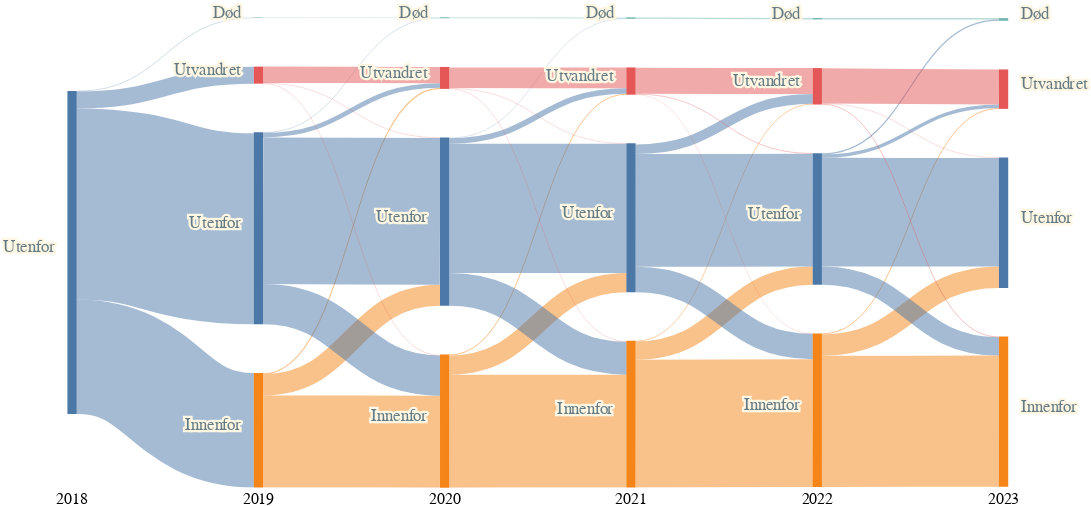

The Vega-Lite source for this figure:
### Vega specification from a JSON file in a GitHub repository (floating-point values rounded to 4 significant figures)
{"usermeta": {"preamble": "This chart was created by https://microdata.no. Edit the `config` section to alter appearance."}, "axes": [{"orient": "bottom", "labelAngle": 0, "scale": "x", "domain": false, "ticks": false, "encode": {"labels": {"update": {"text": {"scale": "stackNames", "field": "value"}}}}}], "width": 600, "scales": [{"name": "x", "type": "band", "range": "width", "domain": {"data": "finalTable", "field": "stack"}, "paddingInner": 0.95}, {"name": "stackNames", "type": "ordinal", "range": {"data": "finalTable", "field": "stacklabel"}, "domain": {"data": "finalTable", "field": "stack"}}, {"name": "y", "type": "linear", "range": "height", "domain": {"data": "finalTable", "field": "y1"}}, {"name": "color", "type": "ordinal", "range": "category", "domain": {"data": "finalTable", "field": "code"}}], "$schema": "https://vega.github.io/schema/vega/v6.json", "marks": [{"type": "rect", "from": {"data": "finalTable"}, "encode": {"update": {"x": {"scale": "x", "field": "stack"}, "width": {"scale": "x", "band": 1}, "y": {"scale": "y", "field": "y0"}, "y2": {"scale": "y", "field": "y1"}, "fill": {"scale": "color", "field": "code"}, "fillOpacity": {"signal": "( segmentHover.hovered == datum.name || pathHover.source == datum.name || pathHover.destination == datum.name || (indexof(( segmentHover.codes || []), datum.name) > -1) ) ? 1 : chartHover.hovered != null ? 0.2 : 1 "}, "strokeWidth": {"value": 0}, "stroke": {"scale": "color", "field": "code"}}, "hover": {"tooltip": {"signal": "datum.stacklabel + ', ' + datum.catlabel + '  ' + format(datum.percentage, '.1%') "}}}}, {"type": "path", "name": "links", "from": {"data": "linkTable"}, "clip": true, "encode": {"update": {"strokeWidth": {"field": "strokeWidth"}, "path": {"field": "path"}, "strokeOpacity": {"signal": "( segmentHover.hovered == datum.source || segmentHover.hovered == datum.destination || ( pathHover.source == datum.source && pathHover.destination == datum.destination ) ) ? 1 : chartHover.hovered != null ? 0.2 : 0.5 "}, "stroke": {"field": "sourceCode", "scale": "color"}}, "hover": {"tooltip": {"signal": "datum.sourceStackLabel + ', ' + datum.sourceLabel + ' → '  + datum.destinationStackLabel + ', ' + datum.destinationLabel + '  ' + format(datum.value, ',.0f') "}}}}, {"type": "group", "name": "labelText", "zindex": 1, "from": {"facet": {"data": "finalTable", "name": "labelFacet", "groupby": ["name", "stack", "yc", "value", "sourceLabel", "stackLabel", "labelpos"]}}, "clip": false, "encode": {"update": {"x": {"signal": "datum.labelpos=='left'?scale('x',datum.stack)-8 : scale('x',datum.stack) + (bandwidth('x')) +8"}, "yc": {"scale": "y", "signal": "datum.yc"}, "width": {"signal": "0"}, "height": {"signal": "0"}, "fillOpacity": {"signal": "1"}}}, "marks": [{"type": "text", "name": "headingOutline", "from": {"data": "labelFacet"}, "encode": {"update": {"x": {"value": 0}, "y": {"value": 0}, "text": {"signal": "datum.labelpos=='none'?'':(datum.shortlabel?datum.shortlabel:datum.catlabel)"}, "align": {"signal": "datum.labelpos=='left'?'right':'left'"}, "fontWeight": {"value": "normal"}, "stroke": {"value": "#fdf6e3"}, "strokeOpacity": {"signal": "( segmentHover.hovered == datum.name || pathHover.source == datum.name || pathHover.destination == datum.name || (indexof(( segmentHover.codes || []), datum.name) > -1) ) ? 1 : chartHover.hovered != null ? 0.2 : 1 "}, "strokeWidth": {"value": 3}}}}, {"type": "text", "name": "heading", "from": {"data": "labelFacet"}, "encode": {"update": {"x": {"value": 0}, "y": {"value": 0}, "text": {"signal": "datum.labelpos=='none'?'':(datum.shortlabel?datum.shortlabel:datum.catlabel)"}, "align": {"signal": "datum.labelpos=='left'?'right':'left'"}, "fill": {"value": "#657b83"}, "fillOpacity": {"signal": "( segmentHover.hovered == datum.name || pathHover.source == datum.name || pathHover.destination == datum.name || (indexof(( segmentHover.codes || []), datum.name) > -1) ) ? 1 : chartHover.hovered != null ? 0.2 : 1 "}, "fontWeight": {"value": "normal"}}}}]}, {"type": "rect", "from": {"data": "labelText"}, "encode": {"update": {"x": {"field": "bounds.x1", "offset": -2}, "x2": {"field": "bounds.x2", "offset": 2}, "y": {"field": "bounds.y1", "offset": -2}, "y2": {"field": "bounds.y2", "offset": 2}, "opacity": {"value": 0}, "cornerRadius": {"value": 4}}}}], "signals": [{"name": "standardGap", "value": 15, "description": "Gap as a percentage of full domain"}, {"name": "chartHover", "value": {}, "description": "mouse is hovering the chart", "on": [{"events": "view:mouseover", "update": "{hovered:true}"}, {"events": "mouseout", "update": "{}"}]}, {"name": "segmentHover", "description": "Highlight related segments and link when hovering segment", "value": {}, "on": [{"events": "rect:mouseover", "update": "{hovered:datum.name, code: datum.code, codes: ((data('linkedSegments')[0])[datum.name])}"}, {"events": "mouseout", "update": "{}"}]}, {"name": "pathHover", "description": "Highlight related segments and link when hovering links", "value": {}, "on": [{"events": "path:mouseover", "update": "{source:datum.source, destination:datum.destination}"}, {"events": "mouseout", "update": "{}"}]}, {"name": "base", "value": "center", "description": "How to stack (center or zero)"}], "height": 300, "data": [{"name": "rawcats", "values": [{"code": "1.2 - Utenfor", "label": "Utenfor", "trunkated-label": null}, {"code": "2.1 - Innenfor", "label": "Innenfor", "trunkated-label": null}, {"code": "2.2 - Utenfor", "label": "Utenfor", "trunkated-label": null}, {"code": "2.3 - Utvandret", "label": "Utvandret", "trunkated-label": null}, {"code": "2.4 - Død", "label": "Død", "trunkated-label": null}, {"code": "3.1 - Innenfor", "label": "Innenfor", "trunkated-label": null}, {"code": "3.2 - Utenfor", "label": "Utenfor", "trunkated-label": null}, {"code": "3.3 - Utvandret", "label": "Utvandret", "trunkated-label": null}, {"code": "3.4 - Død", "label": "Død", "trunkated-label": null}, {"code": "4.1 - Innenfor", "label": "Innenfor", "trunkated-label": null}, {"code": "4.2 - Utenfor", "label": "Utenfor", "trunkated-label": null}, {"code": "4.3 - Utvandret", "label": "Utvandret", "trunkated-label": null}, {"code": "4.4 - Død", "label": "Død", "trunkated-label": null}, {"code": "5.1 - Innenfor", "label": "Innenfor", "trunkated-label": null}, {"code": "5.2 - Utenfor", "label": "Utenfor", "trunkated-label": null}, {"code": "5.3 - Utvandret", "label": "Utvandret", "trunkated-label": null}, {"code": "5.4 - Død", "label": "Død", "trunkated-label": null}, {"code": "6.1 - Innenfor", "label": "Innenfor", "trunkated-label": null}, {"code": "6.2 - Utenfor", "label": "Utenfor", "trunkated-label": null}, {"code": "6.3 - Utvandret", "label": "Utvandret", "trunkated-label": null}, {"code": "6.4 - Død", "label": "Død", "trunkated-label": null}]}, {"name": "rawstacks", "values": [{"id": 1, "label": "2018", "height": 80}, {"id": 2, "label": "2019", "height": 80}, {"id": 3, "label": "2020", "height": 80}, {"id": 4, "label": "2021", "height": 80}, {"id": 5, "label": "2022", "height": 80}, {"id": 6, "label": "2023", "height": 80}]}, {"name": "rawstacksegments", "values": [{"catid": "1.2 - Utenfor", "code": "2 - Utenfor", "stack": 1, "sort": 1, "labelpos": "left", "gap": 0}, {"catid": "2.1 - Innenfor", "code": "1 - Innenfor", "stack": 2, "sort": 2, "labelpos": "left", "gap": 0}, {"catid": "2.2 - Utenfor", "code": "2 - Utenfor", "stack": 2, "sort": 2, "labelpos": "left", "gap": 0}, {"catid": "2.3 - Utvandret", "code": "3 - Utvandret", "stack": 2, "sort": 2, "labelpos": "left", "gap": 0}, {"catid": "2.4 - Død", "code": "4 - Død", "stack": 2, "sort": 2, "labelpos": "left", "gap": 0}, {"catid": "3.1 - Innenfor", "code": "1 - Innenfor", "stack": 3, "sort": 3, "labelpos": "left", "gap": 0}, {"catid": "3.2 - Utenfor", "code": "2 - Utenfor", "stack": 3, "sort": 3, "labelpos": "left", "gap": 0}, {"catid": "3.3 - Utvandret", "code": "3 - Utvandret", "stack": 3, "sort": 3, "labelpos": "left", "gap": 0}, {"catid": "3.4 - Død", "code": "4 - Død", "stack": 3, "sort": 3, "labelpos": "left", "gap": 0}, {"catid": "4.1 - Innenfor", "code": "1 - Innenfor", "stack": 4, "sort": 4, "labelpos": "left", "gap": 0}, {"catid": "4.2 - Utenfor", "code": "2 - Utenfor", "stack": 4, "sort": 4, "labelpos": "left", "gap": 0}, {"catid": "4.3 - Utvandret", "code": "3 - Utvandret", "stack": 4, "sort": 4, "labelpos": "left", "gap": 0}, {"catid": "4.4 - Død", "code": "4 - Død", "stack": 4, "sort": 4, "labelpos": "left", "gap": 0}, {"catid": "5.1 - Innenfor", "code": "1 - Innenfor", "stack": 5, "sort": 5, "labelpos": "left", "gap": 0}, {"catid": "5.2 - Utenfor", "code": "2 - Utenfor", "stack": 5, "sort": 5, "labelpos": "left", "gap": 0}, {"catid": "5.3 - Utvandret", "code": "3 - Utvandret", "stack": 5, "sort": 5, "labelpos": "left", "gap": 0}, {"catid": "5.4 - Død", "code": "4 - Død", "stack": 5, "sort": 5, "labelpos": "left", "gap": 0}, {"catid": "6.1 - Innenfor", "code": "1 - Innenfor", "stack": 6, "sort": 6, "labelpos": "right", "gap": 0}, {"catid": "6.2 - Utenfor", "code": "2 - Utenfor", "stack": 6, "sort": 6, "labelpos": "right", "gap": 0}, {"catid": "6.3 - Utvandret", "code": "3 - Utvandret", "stack": 6, "sort": 6, "labelpos": "right", "gap": 0}, {"catid": "6.4 - Død", "code": "4 - Død", "stack": 6, "sort": 6, "labelpos": "right", "gap": 0}]}, {"name": "rawpaths", "values": [{"source": "1.2 - Utenfor", "destination": "2.1 - Innenfor", "value": 1794, "from-stack": 1, "to-stack": 2}, {"source": "1.2 - Utenfor", "destination": "2.2 - Utenfor", "value": 2992, "from-stack": 1, "to-stack": 2}, {"source": "1.2 - Utenfor", "destination": "2.3 - Utvandret", "value": 265, "from-stack": 1, "to-stack": 2}, {"source": "1.2 - Utenfor", "destination": "2.4 - Død", "value": 8, "from-stack": 1, "to-stack": 2}, {"source": "2.1 - Innenfor", "destination": "3.1 - Innenfor", "value": 1441, "from-stack": 2, "to-stack": 3}, {"source": "2.1 - Innenfor", "destination": "3.2 - Utenfor", "value": 332, "from-stack": 2, "to-stack": 3}, {"source": "2.1 - Innenfor", "destination": "3.3 - Utvandret", "value": 16, "from-stack": 2, "to-stack": 3}, {"source": "2.2 - Utenfor", "destination": "3.1 - Innenfor", "value": 629, "from-stack": 2, "to-stack": 3}, {"source": "2.2 - Utenfor", "destination": "3.2 - Utenfor", "value": 2298, "from-stack": 2, "to-stack": 3}, {"source": "2.2 - Utenfor", "destination": "3.3 - Utvandret", "value": 73, "from-stack": 2, "to-stack": 3}, {"source": "2.2 - Utenfor", "destination": "3.4 - Død", "value": 7, "from-stack": 2, "to-stack": 3}, {"source": "2.3 - Utvandret", "destination": "3.1 - Innenfor", "value": 6, "from-stack": 2, "to-stack": 3}, {"source": "2.3 - Utvandret", "destination": "3.2 - Utenfor", "value": 6, "from-stack": 2, "to-stack": 3}, {"source": "2.3 - Utvandret", "destination": "3.3 - Utvandret", "value": 255, "from-stack": 2, "to-stack": 3}, {"source": "2.4 - Død", "destination": "3.4 - Død", "value": 8, "from-stack": 2, "to-stack": 3}, {"source": "3.1 - Innenfor", "destination": "4.1 - Innenfor", "value": 1769, "from-stack": 3, "to-stack": 4}, {"source": "3.1 - Innenfor", "destination": "4.2 - Utenfor", "value": 302, "from-stack": 3, "to-stack": 4}, {"source": "3.1 - Innenfor", "destination": "4.3 - Utvandret", "value": 15, "from-stack": 3, "to-stack": 4}, {"source": "3.2 - Utenfor", "destination": "4.1 - Innenfor", "value": 516, "from-stack": 3, "to-stack": 4}, {"source": "3.2 - Utenfor", "destination": "4.2 - Utenfor", "value": 2023, "from-stack": 3, "to-stack": 4}, {"source": "3.2 - Utenfor", "destination": "4.3 - Utvandret", "value": 87, "from-stack": 3, "to-stack": 4}, {"source": "3.2 - Utenfor", "destination": "4.4 - Død", "value": 6, "from-stack": 3, "to-stack": 4}, {"source": "3.3 - Utvandret", "destination": "4.1 - Innenfor", "value": 6, "from-stack": 3, "to-stack": 4}, {"source": "3.3 - Utvandret", "destination": "4.2 - Utenfor", "value": 6, "from-stack": 3, "to-stack": 4}, {"source": "3.3 - Utvandret", "destination": "4.3 - Utvandret", "value": 325, "from-stack": 3, "to-stack": 4}, {"source": "3.4 - Død", "destination": "4.4 - Død", "value": 16, "from-stack": 3, "to-stack": 4}, {"source": "4.1 - Innenfor", "destination": "5.1 - Innenfor", "value": 2002, "from-stack": 4, "to-stack": 5}, {"source": "4.1 - Innenfor", "destination": "5.2 - Utenfor", "value": 285, "from-stack": 4, "to-stack": 5}, {"source": "4.1 - Innenfor", "destination": "5.3 - Utvandret", "value": 12, "from-stack": 4, "to-stack": 5}, {"source": "4.2 - Utenfor", "destination": "5.1 - Innenfor", "value": 397, "from-stack": 4, "to-stack": 5}, {"source": "4.2 - Utenfor", "destination": "5.2 - Utenfor", "value": 1766, "from-stack": 4, "to-stack": 5}, {"source": "4.2 - Utenfor", "destination": "5.3 - Utvandret", "value": 152, "from-stack": 4, "to-stack": 5}, {"source": "4.3 - Utvandret", "destination": "5.1 - Innenfor", "value": 5, "from-stack": 4, "to-stack": 5}, {"source": "4.3 - Utvandret", "destination": "5.2 - Utenfor", "value": 10, "from-stack": 4, "to-stack": 5}, {"source": "4.3 - Utvandret", "destination": "5.3 - Utvandret", "value": 407, "from-stack": 4, "to-stack": 5}, {"source": "4.4 - Død", "destination": "5.4 - Død", "value": 23, "from-stack": 4, "to-stack": 5}, {"source": "5.1 - Innenfor", "destination": "6.1 - Innenfor", "value": 2055, "from-stack": 5, "to-stack": 6}, {"source": "5.1 - Innenfor", "destination": "6.2 - Utenfor", "value": 335, "from-stack": 5, "to-stack": 6}, {"source": "5.1 - Innenfor", "destination": "6.3 - Utvandret", "value": 15, "from-stack": 5, "to-stack": 6}, {"source": "5.2 - Utenfor", "destination": "6.1 - Innenfor", "value": 287, "from-stack": 5, "to-stack": 6}, {"source": "5.2 - Utenfor", "destination": "6.2 - Utenfor", "value": 1701, "from-stack": 5, "to-stack": 6}, {"source": "5.2 - Utenfor", "destination": "6.3 - Utvandret", "value": 53, "from-stack": 5, "to-stack": 6}, {"source": "5.2 - Utenfor", "destination": "6.4 - Død", "value": 19, "from-stack": 5, "to-stack": 6}, {"source": "5.3 - Utvandret", "destination": "6.1 - Innenfor", "value": 11, "from-stack": 5, "to-stack": 6}, {"source": "5.3 - Utvandret", "destination": "6.2 - Utenfor", "value": 6, "from-stack": 5, "to-stack": 6}, {"source": "5.3 - Utvandret", "destination": "6.3 - Utvandret", "value": 550, "from-stack": 5, "to-stack": 6}, {"source": "5.4 - Død", "destination": "6.4 - Død", "value": 23, "from-stack": 5, "to-stack": 6}]}, {"name": "stacksegments", "source": "rawpaths", "transform": [{"type": "filter", "expr": "datum.source != null"}, {"type": "formula", "as": "end", "expr": "['source','destination']"}, {"type": "formula", "as": "name", "expr": "[datum.source,datum.destination]"}, {"type": "project", "fields": ["end", "name", "value"]}, {"type": "flatten", "fields": ["end", "name"]}, {"type": "lookup", "from": "rawstacksegments", "key": "catid", "values": ["code", "stack", "sort", "gap", "labelpos"], "fields": ["name"]}, {"type": "lookup", "from": "rawcats", "key": "code", "values": ["label", "trunkated-label"], "fields": ["name"], "as": ["catlabel", "shortlabel"]}, {"type": "lookup", "from": "rawstacks", "key": "id", "values": ["label"], "fields": ["stack"], "as": ["stacklabel"]}, {"type": "aggregate", "fields": ["value", "stack", "sort", "gap", "labelpos", "code", "catlabel", "shortlabel", "stacklabel"], "groupby": ["end", "name"], "ops": ["sum", "max", "max", "max", "max", "max", "max", "max", "max"], "as": ["value", "stack", "sort", "gap", "labelpos", "code", "catlabel", "shortlabel", "stacklabel"]}, {"type": "aggregate", "fields": ["value", "stack", "sort", "gap", "labelpos", "code", "catlabel", "shortlabel", "stacklabel"], "groupby": ["name"], "ops": ["max", "max", "max", "max", "max", "max", "max", "max", "max"], "as": ["value", "stack", "sort", "gap", "labelpos", "code", "catlabel", "shortlabel", "stacklabel"]}, {"type": "joinaggregate", "fields": ["value"], "groupby": ["stack"], "ops": ["sum"], "as": ["segmentsum"]}, {"type": "formula", "expr": "datum.value / datum.segmentsum", "as": "percentage"}, {"type": "formula", "as": "gap", "expr": "datum.gap?datum.gap:0"}]}, {"name": "maxValue", "source": ["stacksegments"], "transform": [{"type": "aggregate", "fields": ["value"], "groupby": ["stack"], "ops": ["sum"], "as": ["value"]}, {"type": "aggregate", "fields": ["value"], "ops": ["max"], "as": ["value"]}]}, {"name": "finalTable", "source": ["stacksegments"], "transform": [{"type": "formula", "as": "spacer", "expr": " (data('maxValue')[0].value/100)*(standardGap+datum.gap)"}, {"type": "formula", "as": "type", "expr": "['data','spacer']"}, {"type": "formula", "as": "spacedValue", "expr": "[datum.value,datum.spacer]"}, {"type": "flatten", "fields": ["type", "spacedValue"]}, {"type": "stack", "groupby": ["stack"], "sort": {"field": "sort", "order": "descending"}, "field": "spacedValue", "offset": {"signal": "base"}}, {"type": "formula", "expr": "((datum.value)/2)+datum.y0", "as": "yc"}, {"type": "filter", "expr": "datum.type == 'data'"}]}, {"name": "linkTable", "source": ["rawpaths"], "transform": [{"type": "filter", "expr": "datum.source != null"}, {"type": "lookup", "from": "finalTable", "key": "name", "values": ["y0", "y1", "stack", "sort", "code", "catlabel", "stacklabel", "percentage"], "fields": ["source"], "as": ["sourceStacky0", "sourceStacky1", "sourceStack", "sourceSort", "sourceCode", "sourceLabel", "sourceStackLabel", "sourceStackPercentage"]}, {"type": "lookup", "from": "finalTable", "key": "name", "values": ["y0", "y1", "stack", "sort", "code", "catlabel", "stacklabel", "percentage"], "fields": ["destination"], "as": ["destinationStacky0", "destinationStacky1", "destinationStack", "destinationSort", "destinationCode", "destinationLabel", "destinationStackLabel", "destinationStackPercentage"]}, {"type": "stack", "groupby": ["source"], "sort": {"field": "destinationSort", "order": "descending"}, "field": "value", "offset": "zero", "as": ["syi0", "syi1"]}, {"type": "formula", "expr": "datum.syi0+datum.sourceStacky0", "as": "sy0"}, {"type": "formula", "expr": "datum.sy0+datum.value", "as": "sy1"}, {"type": "stack", "groupby": ["destination"], "sort": {"field": "sourceSort", "order": "descending"}, "field": "value", "offset": "zero", "as": ["dyi0", "dyi1"]}, {"type": "formula", "expr": "datum.dyi0+datum.destinationStacky0", "as": "dy0"}, {"type": "formula", "expr": "datum.dy0+datum.value", "as": "dy1"}, {"type": "formula", "expr": "((datum.value)/2)+datum.sy0", "as": "syc"}, {"type": "formula", "expr": "((datum.value)/2)+datum.dy0", "as": "dyc"}, {"type": "linkpath", "orient": "horizontal", "shape": "diagonal", "sourceY": {"expr": "scale('y',datum.syc)"}, "sourceX": {"expr": "scale('x',toNumber(datum.sourceStack))+ bandwidth('x')"}, "targetY": {"expr": "scale('y',datum.dyc)"}, "targetX": {"expr": "scale('x',datum.destinationStack)"}}, {"type": "formula", "expr": "range('y')[0]-scale('y',datum.value)", "as": "strokeWidth"}]}, {"name": "linkedSegments", "values": {"6.3 - Utvandret": ["5.1 - Innenfor", "5.2 - Utenfor", "5.3 - Utvandret"], "6.4 - Død": ["5.2 - Utenfor", "5.4 - Død"], "2.2 - Utenfor": ["1.2 - Utenfor", "3.1 - Innenfor", "3.2 - Utenfor", "3.3 - Utvandret", "3.4 - Død"], "1.2 - Utenfor": ["2.1 - Innenfor", "2.2 - Utenfor", "2.3 - Utvandret", "2.4 - Død"], "6.2 - Utenfor": ["5.1 - Innenfor", "5.2 - Utenfor", "5.3 - Utvandret"], "2.4 - Død": ["1.2 - Utenfor", "3.4 - Død"], "4.4 - Død": ["3.2 - Utenfor", "3.4 - Død", "5.4 - Død"], "3.4 - Død": ["2.2 - Utenfor", "2.4 - Død", "4.4 - Død"], "5.2 - Utenfor": ["4.1 - Innenfor", "4.2 - Utenfor", "4.3 - Utvandret", "6.1 - Innenfor", "6.2 - Utenfor", "6.3 - Utvandret", "6.4 - Død"], "2.1 - Innenfor": ["1.2 - Utenfor", "3.1 - Innenfor", "3.2 - Utenfor", "3.3 - Utvandret"], "4.1 - Innenfor": ["3.1 - Innenfor", "3.2 - Utenfor", "3.3 - Utvandret", "5.1 - Innenfor", "5.2 - Utenfor", "5.3 - Utvandret"], "5.3 - Utvandret": ["4.1 - Innenfor", "4.2 - Utenfor", "4.3 - Utvandret", "6.1 - Innenfor", "6.2 - Utenfor", "6.3 - Utvandret"], "3.3 - Utvandret": ["2.1 - Innenfor", "2.2 - Utenfor", "2.3 - Utvandret", "4.1 - Innenfor", "4.2 - Utenfor", "4.3 - Utvandret"], "6.1 - Innenfor": ["5.1 - Innenfor", "5.2 - Utenfor", "5.3 - Utvandret"], "2.3 - Utvandret": ["1.2 - Utenfor", "3.1 - Innenfor", "3.2 - Utenfor", "3.3 - Utvandret"], "4.2 - Utenfor": ["3.1 - Innenfor", "3.2 - Utenfor", "3.3 - Utvandret", "5.1 - Innenfor", "5.2 - Utenfor", "5.3 - Utvandret"], "5.1 - Innenfor": ["4.1 - Innenfor", "4.2 - Utenfor", "4.3 - Utvandret", "6.1 - Innenfor", "6.2 - Utenfor", "6.3 - Utvandret"], "3.1 - Innenfor": ["2.1 - Innenfor", "2.2 - Utenfor", "2.3 - Utvandret", "4.1 - Innenfor", "4.2 - Utenfor", "4.3 - Utvandret"], "3.2 - Utenfor": ["2.1 - Innenfor", "2.2 - Utenfor", "2.3 - Utvandret", "4.1 - Innenfor", "4.2 - Utenfor", "4.3 - Utvandret", "4.4 - Død"], "4.3 - Utvandret": ["3.1 - Innenfor", "3.2 - Utenfor", "3.3 - Utvandret", "5.1 - Innenfor", "5.2 - Utenfor", "5.3 - Utvandret"], "5.4 - Død": ["4.4 - Død", "6.4 - Død"]}}]}
